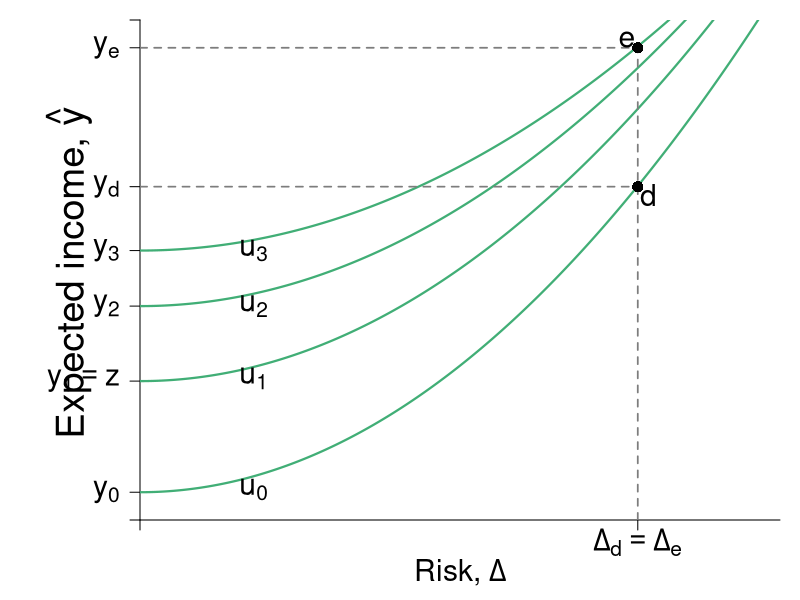

Write the R code that produced this figure. (Note: this script raises an error after producing the figure.)
#Graph Designer(s): Simon Halliday,  Riley Boeth '17 & Weikai Chen
#Authors: Bowles, Foley and Halliday
#Title: Coordination, Conflict and Competition: A Text in Microeconomics

library(shape)

# The utility function and indifference curve

U <- function(y, delta, alpha = 0.2, beta = 2){
  y - alpha * delta ^ beta
}

indiff <- function(delta, u = 2, alpha = 0.2, beta = 2){
    u + alpha * delta^beta
}

                                        # Assign the parameters

y0  <-  5 # expected income without continuing education
delta0 <-  0 # no risk without continuing education
yR  <-  12 # expected income with higher education after paying tuition
deltaR  <-  7 # risk with education
C <- 5 # tuition
yRprime <-  yR + C # expected income with free higher education
deltaRprime  <-  deltaR
tau  <- C / yRprime # tax rate
yT  <- yRprime * (1 - tau) # expected income with free education paying with tax
deltaT  <-  deltaRprime * (1 - tau) # risk with free education paying with tax


                                        # compare the utilities with (y0,delta0), (yR,deltaR), (yT, deltaT)
## U(y0,delta0)
## U(yR,deltaR)
## U(yT,deltaT)

# Set parameters for graphics
axislabelsize <- 1.8
labelsize <- 1.8
namesize <- 1.8
annotatesize <- 1.5
graphlinewidth <- 2.2
segmentlinewidth <- 1.7

COL <- c("#7fc97f", "#beaed4", "#fdc086", "#ffff99", "#386cb0", "#f0027f", "#bf5b17", "#666666")
COLA <- c("#e0f3db", "#99d8c9","#66c2a4","#41ae76", "#238b45", "#005824")
COLB <- c("#c6dbef", "#4eb3d3", "#2b8cbe", "#0868ac","#084081")
COLC <- c("#fcfbfd", "#efedf5", "#dadaeb", "#bcbddc", "#9e9ac8", "#807dba", "#6a51a3", "#54278f", "#3f007d")
grays <- gray.colors(25, start = 1, end = 0)

#Add limits on axes and levels of utility for each indifference curve
xlims <- c(0, deltaR + 2)
ylims <- c(0, yRprime + 1)


npts <- 501
x <- seq(xlims[1], xlims[2], length.out = npts)
y <- seq(ylims[1], ylims[2], length.out = npts)

# show the colors define
## for (i in 1:8){
##     points(i,i,col = COL[i], pch = 16)
## }
## for (i in 1:6){
##     points(i,i + 1, col = COLA[i],pch = 16)
## }
## for (i in 1:4){
##     points(i,i+2, col = COLB[i], pch  )
## }

npts <- 500
xx1 <- seq(xlims[1], xlims[2], length.out = npts)
# the first plot
pdf(file = "risk/education1.pdf", width = 10, height = 10)
#Edited the margins to cater for the larger LHS labels
par(mar =  c(4, 7, 1, 1))
plot(0, 0, xlim = xlims, ylim = ylims, type = "n",
     xlab = "",
     ylab = "",
     xaxt = "n",
     yaxt = "n",
     bty = "n",
     xaxs = "i",
     yaxs = "i"
)

# ticksx <- seq(from = 0, to = xlims[2],by = 2)
# xlabels <- seq(from = 0, to = xlims[2],by = 2)
ticksy <- c(0, y0 - 4, y0, y0 + 2.7, y0 + 4.7, yT, 17, ylims[2])
ylabels <- c(NA, expression(paste(y[0])), expression(paste(y[1] == z)), expression(paste(y[2])), expression(paste(y[3])), expression(paste(y[d])), expression(paste(y[e])), NA)
# ticksy <- seq(from = 0, to = ylims[2], by = 3)
# ylabels <- seq(from = 0, to = ylims[2], by = 3)
ticksx <- c(0, 7, ylims[2])
xlabels <- c(NA, expression(paste(Delta[d] == Delta[e])), NA)

#Axis label
mtext(expression(paste("Risk, ", Delta)), side = 1, line = 2.5, cex = axislabelsize)
text(-1, 0.5*ylims[2] - 0.1, expression(paste("Expected income, ", hat(y))), xpd = TRUE, cex = axislabelsize + 0.5, srt = 90) 

axis(1,at = ticksx,  pos = 0, labels = xlabels, cex.axis = labelsize)
axis(2,at = ticksy,  pos = 0, labels = ylabels, las = 1, cex.axis = labelsize)

# the point (y0,delta0) and the indifference curve through it
lines(xx1, indiff(xx1, u = U(y0 - 4, delta0), alpha =  0.225), col = COLA[4], lwd = graphlinewidth)
lines(xx1, indiff(xx1, u = U(y0, delta0)), col = COLA[4], lwd = graphlinewidth)
lines(xx1, indiff(xx1, u = U(y0 + 2.7, delta0), alpha = 0.175), col = COLA[4], lwd = graphlinewidth)
lines(xx1, indiff(xx1, u = U(y0 + 4.7, delta0), alpha = 0.15), col = COLA[4], lwd = graphlinewidth)
#points(delta0, y0, pch = 16, col = COLB[4], cex = 1.5)

# the point (yR, deltaR), (yRprime, deltaRprime), Add segments
segments(deltaR, 0, deltaR, yRprime, lty = 2, col = grays[20] , lwd = segmentlinewidth)
segments(0, yR, deltaR, yR, lty = 2, col = grays[20] , lwd = segmentlinewidth)
segments(0, yRprime, deltaR, yRprime, lty = 2, col = grays[20] , lwd = segmentlinewidth)
#segments(deltaT, 0, deltaT, yT, lty = 2, col = "darkgrey", lwd = segmentlinewidth)

#Label points
points(deltaR, yR, pch = 16, col = "black", cex = 1.5)
points(deltaRprime, yRprime, pch = 16, col = "black", cex = 1.5)
# the point (yT, deltaT)
#points(deltaT, yT, pch = 16, col = "black", cex = 1.5)

#points(0, y0, pch = 16, col = "black", cex = 1.5, xpd = TRUE)
#text(0.1, y0 + 0.2, expression(paste(z)), cex = labelsize)

#Label 5 points on line

text(1.6, 1.2 - 0.1, expression(paste(u[0])), cex = labelsize)
text(1.6, 5.2 - 0.1, expression(paste(u[1])), cex = labelsize)
text(1.6, 7.8 - 0.1, expression(paste(u[2])), cex = labelsize)
text(1.6, 9.8 - 0.1, expression(paste(u[3])), cex = labelsize)

text(deltaR + 0.15, yR - 0.3, expression(paste(d)), cex = labelsize)
text(deltaR - 0.15, yRprime + 0.3, expression(paste(e)), cex = labelsize)

#Arrow for cost
#Arrows(deltaR + 0.2, yR + 0.3, deltaR + 0.2, yRprime - 0.3, code = 3, col = "black", lty = 1, arr.type = "triangle")
brackets(deltaR + 0.2, yRprime - 0.3, deltaR + 0.2, yR + 0.3,  ticks = 0.5, curvature = 0.5, type = 1, 
         col = "black", lwd = 2, lty = 1, h = 0.3, xpd = TRUE)
text(deltaR + 1, (yR + yRprime)/2, expression(paste("Cost")), cex = labelsize)

dev.off()
